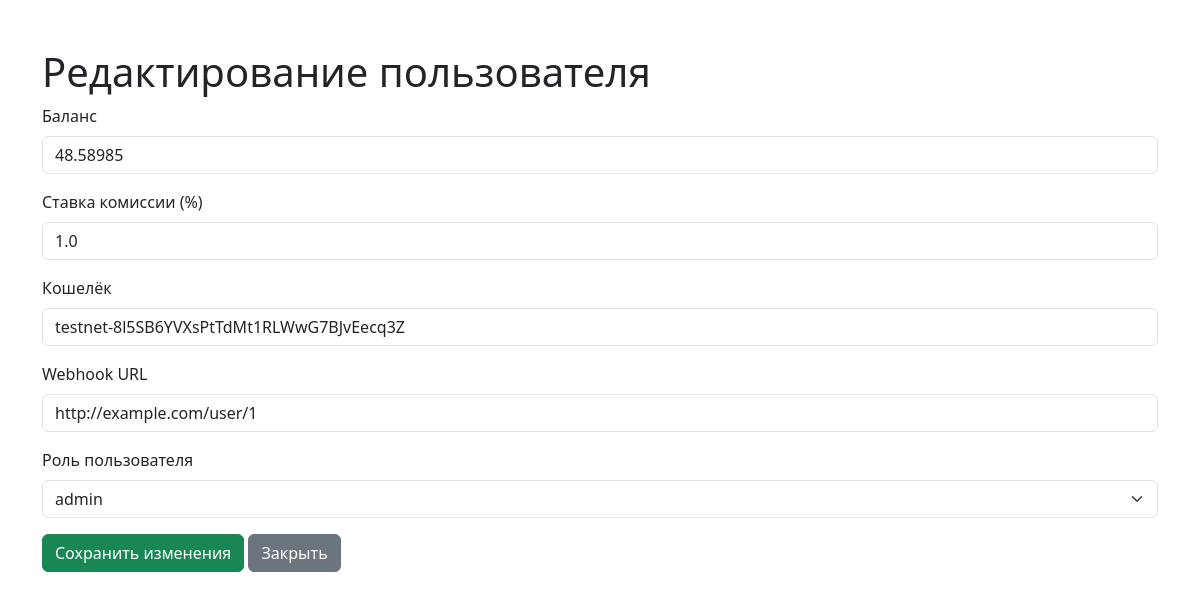
/admin/users/edit/1 (signed in), run on the app's committed database.
### app.py (models this page shows, shortened)
class User(db.Model):
    id = db.Column(db.Integer, primary_key=True)
    username = db.Column(db.String(80), unique=True, nullable=False)
    password = db.Column(db.String(128), nullable=False)
    role = db.Column(db.String(20), nullable=False, default='user')
    balance = db.Column(db.Float, nullable=False, default=0.0)
    commission_rate = db.Column(db.Float, nullable=False, default=0.01)
    wallet = db.Column(db.String(256), nullable=True)
    webhook_url = db.Column(db.String(256), nullable=True)

### app.py (the view, shortened to what this page needs)
@app.route('/admin/users/edit/<int:user_id>', methods=['GET', 'POST'])
def edit_user(user_id):
    if session.get('role') != 'admin':
        if session.get('role') != 'user':
            return redirect(url_for('login'))
        else:
            return redirect(url_for('admin_transactions'))
    form = UserForm()
    user = User.query.get_or_404(user_id)
    return render_template('edit_user.html', user=user, form=form)

### app.py
class UserForm(FlaskForm):
    submit = SubmitField('Register')

### templates/edit_user.html (shortened to what this page needs)
<!DOCTYPE html>
<html lang="ru">
<head>
    <link rel="stylesheet" href="https://cdn.jsdelivr.net/npm/bootstrap@5.3.0/dist/css/bootstrap.min.css">
</head>
<body>
    <div class="container mt-5">
        <h1>Редактирование пользователя</h1>
        <form method="POST">
            <div class="mb-3">
                <label for="balance" class="form-label">Баланс</label>
                <input type="number" step="0.01" class="form-control" id="balance" name="balance" value="{{ user.balance }}" required>
            </div>
            <div class="mb-3">
                <label for="commission_rate" class="form-label">Ставка комиссии (%)</label>
                <input type="number" step="0.01" class="form-control" id="commission_rate" name="commission_rate" value="{{ user.commission_rate * 100 }}" required>
            </div>
            <div class="mb-3">
                <label for="wallet" class="form-label">Кошелёк</label>
                <input class="form-control" id="wallet" name="wallet" value="{{ user.wallet }}" required>
            </div>
            <div class="mb-3">
                <label for="webhook_url" class="form-label">Webhook URL</label>
                <input type="url" class="form-control" id="webhook_url" name="webhook_url" value="{{ user.webhook_url }}">
            </div>
            <div class="mb-3">
                <label for="status" class="form-label">Роль пользователя</label>
                <select id="role" name="role" class="form-select">
                    <option value="{{ user.role }}">{{ user.role }}</option>
                </select>
            </div>
            <button type="submit" class="btn btn-success">Сохранить изменения</button>
            <a href="/admin/users" class="btn btn-secondary">Закрыть</a>
        </form>
    </div>
</body>
</html>

### data on the page
User: balance "48.58985", commission_rate "1.0", wallet "testnet-8l5SB6YVXsPtTdMt1RLWwG7BJvEecq3Z", webhook_url "http://example.com/user/1", role "admin"
